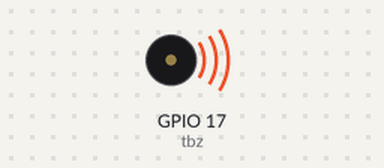
Recording of a program running on a simulated Raspberry Pi (BCM pin numbers). Parts: buzzer (waves = sounding). At 12.0 s the program stops and its outputs stay as they are.

Above: at 0.1 s.
At 12.1 s:
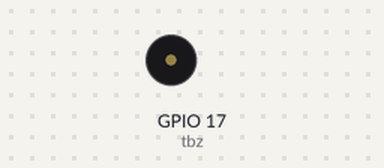
Timing chart, 0 to 13.5 s (numbered marks = the images above):
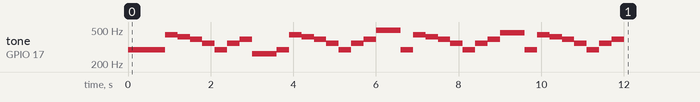

Measured:
- by itself, tone on GPIO 17 (tbz): plays 294 Hz for 0.90 s, 440 Hz for 0.30 s, 415 Hz for 0.30 s, 392 Hz for 0.30 s, 349 Hz for 0.30 s, 294 Hz for 0.30 s … (35 notes in this stretch)

The program:

meglovania.py
```python
from gpiozero import TonalBuzzer
from time import sleep


tones = [['D', 'D', 'D', 'A', 'G#', 'G', 'F', 'D', 'F', 'G'], ['C', 'C', 'D', 'A', 'G#', 'G', 'F', 'D', 'F', 'G'], ['B', 'B', 'D', 'A', 'G#', 'G', 'F', 'D', 'F', 'G'], ['A#', 'A#', 'D', 'A', 'G#', 'G', 'F', 'D', 'F', 'G']]
octave = 4
between_notes = 0.3

tbz = TonalBuzzer(17)


def play_tones(tones: list):

    # For each tone (string) in the list

    for tone in tones:

        # Tell the buzzer to play the tones
        # Concat the octave

        tbz.play(tone + str(octave))

        # Wait for the time between notes

        sleep(between_notes)

        # Stop the buzzer

        tbz.stop()

# Play the song

for tone_set in tones:

    # For each list, play the tones

    play_tones(tone_set)
```
